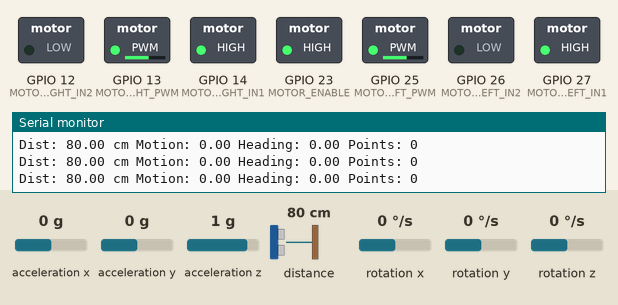
Simulated run of this sketch. Board: ESP32. Shown: switched loads named in the sketch (green lamp = pin HIGH), the last lines printed to the serial monitor. Dashed ring = blinking. The test bench sets the inputs (shaded band); at power-on: distance to the obstacle 80 cm, acceleration x 0 g, acceleration y 0 g, acceleration z 1 g, rotation x 0 °/s, rotation y 0 °/s, rotation z 0 °/s.

Above: at 3.2 s.
3.3 s: distance to the obstacle set to 55 cm
4.8 s: distance to the obstacle set to 46 cm
At 6.0 s:
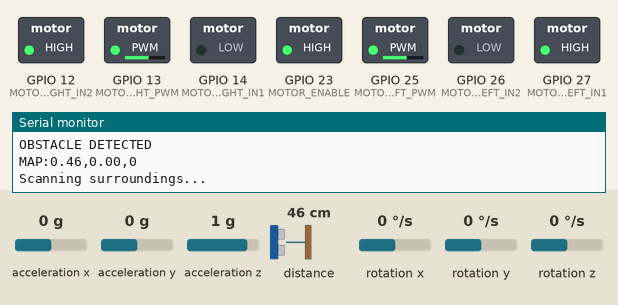
At 7.19 s:
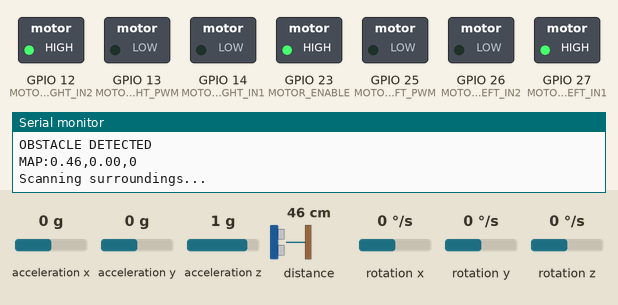
Timing chart, 0 to 13.8 s (numbered marks = the images above; inputs shaded):
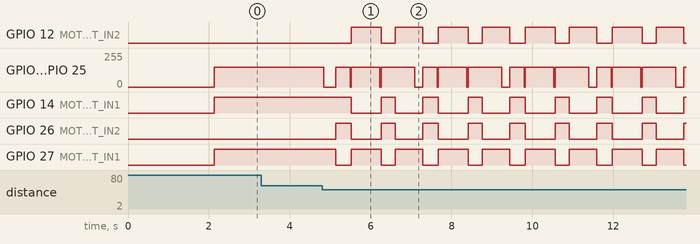

Measured:
- the behaviour switches between 50 and 49 cm on distance to the obstacle (found by bisection; images 0 and 1)
- after the input at 4.8 s, GPIO 12 (MOTOR_RIGHT_IN2): alternates HIGH for 0.71 s and LOW for 0.35 s, starting after 0.72 s; GPIO 13 (MOTOR_RIGHT_PWM): 150/255 → 0/255 at once, then repeats every 2.2 s: 150/255 0.35 s, 0/255 0.03 s, 150/255 0.70 s, 0/255 0.03 s, 150/255 0.84 s, 0/255 0.20 s

The sketch:

ESP32_CODE_WITH_ROTATION.ino
```cpp
#include <Wire.h>
#include <VL53L0X.h>
#include <MPU6050.h>
#include <math.h>

// ======================================================
// I2C PINS FOR ESP32
// ======================================================
#define SDA_PIN 21
#define SCL_PIN 22

// ======================================================
// MOTOR DRIVER PINS
// ======================================================
#define MOTOR_LEFT_IN1 27
#define MOTOR_LEFT_IN2 26
#define MOTOR_LEFT_PWM 25

#define MOTOR_RIGHT_IN1 14
#define MOTOR_RIGHT_IN2 12
#define MOTOR_RIGHT_PWM 13

#define MOTOR_ENABLE 23

// ======================================================
// DETECTION THRESHOLDS
// ======================================================
#define DISTANCE_THRESHOLD 500
#define MOTION_THRESHOLD 0.5

// ======================================================
// SENSOR OBJECTS
// ======================================================
VL53L0X distanceSensor;
MPU6050 mpu;

// ======================================================
// ROBOT STATE VARIABLES
// ======================================================
float distance_current = 0;
float distance_previous = 0;
float motion_velocity = 0;

float robot_heading_deg = 0;

unsigned long last_sample = 0;
unsigned long last_rotation = 0;

float robot_x = 0;
float robot_y = 0;

// ======================================================
// MAP STORAGE
// ======================================================
struct MapPoint{
  float x;
  float y;
  int type;
};

MapPoint mapPoints[50];
int mapIndex = 0;


// ======================================================
// SETUP
// ======================================================
void setup(){

  Serial.begin(115200);
  delay(2000);

  Serial.println("Robot Starting...");

  Wire.begin(SDA_PIN,SCL_PIN);

  // VL53L0X
  if(!distanceSensor.init()){
    Serial.println("VL53L0X FAILED");
    while(1);
  }

  distanceSensor.startContinuous();
  Serial.println("VL53L0X OK");

  // MPU6050
  mpu.initialize();
  Serial.println("MPU INITIALIZED");

  // Motor pins
  pinMode(MOTOR_LEFT_IN1,OUTPUT);
  pinMode(MOTOR_LEFT_IN2,OUTPUT);
  pinMode(MOTOR_LEFT_PWM,OUTPUT);

  pinMode(MOTOR_RIGHT_IN1,OUTPUT);
  pinMode(MOTOR_RIGHT_IN2,OUTPUT);
  pinMode(MOTOR_RIGHT_PWM,OUTPUT);

  pinMode(MOTOR_ENABLE,OUTPUT);

  digitalWrite(MOTOR_ENABLE,HIGH);

  last_sample = millis();
  last_rotation = millis();
}


// ======================================================
// MAIN LOOP
// ======================================================
void loop(){

  if(millis()-last_sample < 100) return;
  last_sample = millis();

  updateHeading();

  distance_previous = distance_current;
  distance_current = distanceSensor.readRangeContinuousMillimeters();

  float distance_change = abs(distance_current-distance_previous);
  motion_velocity = (distance_change/0.1)/1000.0;

  bool human=false;
  bool obstacle=false;

  if(distance_current < DISTANCE_THRESHOLD){

    if(motion_velocity > MOTION_THRESHOLD)
      human=true;
    else
      obstacle=true;

  }

  if(human){

    stopMotors();

    Serial.println("HUMAN DETECTED");

    logObject(distance_current,1);
  }

  else if(obstacle){

    Serial.println("OBSTACLE DETECTED");

    logObject(distance_current,0);

    avoidObstacle();
  }

  else{

    moveForward(150);
  }

  printStatus();
}


// ======================================================
// UPDATE HEADING
// ======================================================
void updateHeading(){

  int16_t gx,gy,gz;

  mpu.getRotation(&gx,&gy,&gz);

  float gyro_z = gz/131.0;

  float dt = (millis()-last_rotation)/1000.0;

  robot_heading_deg += gyro_z*dt;

  // Normalize angle
  while(robot_heading_deg >= 360) robot_heading_deg -= 360;
  while(robot_heading_deg < 0) robot_heading_deg += 360;

  last_rotation = millis();
}


// ======================================================
// MOTOR CONTROL
// ======================================================
void moveForward(int speed){

  digitalWrite(MOTOR_LEFT_IN1,HIGH);
  digitalWrite(MOTOR_LEFT_IN2,LOW);
  analogWrite(MOTOR_LEFT_PWM,speed);

  digitalWrite(MOTOR_RIGHT_IN1,HIGH);
  digitalWrite(MOTOR_RIGHT_IN2,LOW);
  analogWrite(MOTOR_RIGHT_PWM,speed);
}

void turnLeft(int speed){

  digitalWrite(MOTOR_LEFT_IN1,LOW);
  digitalWrite(MOTOR_LEFT_IN2,HIGH);
  analogWrite(MOTOR_LEFT_PWM,speed);

  digitalWrite(MOTOR_RIGHT_IN1,HIGH);
  digitalWrite(MOTOR_RIGHT_IN2,LOW);
  analogWrite(MOTOR_RIGHT_PWM,speed);
}

void turnRight(int speed){

  digitalWrite(MOTOR_LEFT_IN1,HIGH);
  digitalWrite(MOTOR_LEFT_IN2,LOW);
  analogWrite(MOTOR_LEFT_PWM,speed);

  digitalWrite(MOTOR_RIGHT_IN1,LOW);
  digitalWrite(MOTOR_RIGHT_IN2,HIGH);
  analogWrite(MOTOR_RIGHT_PWM,speed);
}

void stopMotors(){

  analogWrite(MOTOR_LEFT_PWM,0);
  analogWrite(MOTOR_RIGHT_PWM,0);
}


// ======================================================
// OBSTACLE AVOIDANCE
// ======================================================
void avoidObstacle(){

  Serial.println("Scanning surroundings...");

  stopMotors();
  delay(200);

  // Scan LEFT
  turnLeft(150);
  delay(350);
  stopMotors();

  int leftDistance = distanceSensor.readRangeContinuousMillimeters();

  // Return center
  turnRight(150);
  delay(350);

  // Scan RIGHT
  turnRight(150);
  delay(350);
  stopMotors();

  int rightDistance = distanceSensor.readRangeContinuousMillimeters();

  // Return center
  turnLeft(150);
  delay(350);

  if(leftDistance > rightDistance){

    Serial.println("Turning LEFT");

    turnLeft(150);
    delay(450);

  }else{

    Serial.println("Turning RIGHT");

    turnRight(150);
    delay(450);
  }
}


// ======================================================
// LOG OBJECT FOR 2D MAP
// ======================================================
void logObject(float distance,int type){

  // Circular buffer
  if(mapIndex >= 50) mapIndex = 0;

  float d = distance/1000.0;

  float x = robot_x + d*cos(robot_heading_deg*PI/180.0);
  float y = robot_y + d*sin(robot_heading_deg*PI/180.0);

  mapPoints[mapIndex].x = x;
  mapPoints[mapIndex].y = y;
  mapPoints[mapIndex].type = type;

  mapIndex++;

  Serial.print("MAP:");
  Serial.print(x);
  Serial.print(",");
  Serial.print(y);
  Serial.print(",");
  Serial.println(type);
}


// ======================================================
// SERIAL STATUS
// ======================================================
void printStatus(){

  Serial.print("Dist: ");
  Serial.print(distance_current/10);
  Serial.print(" cm ");

  Serial.print("Motion: ");
  Serial.print(motion_velocity);

  Serial.print(" Heading: ");
  Serial.print(robot_heading_deg);

  Serial.print(" Points: ");
  Serial.println(mapIndex);
}
```
